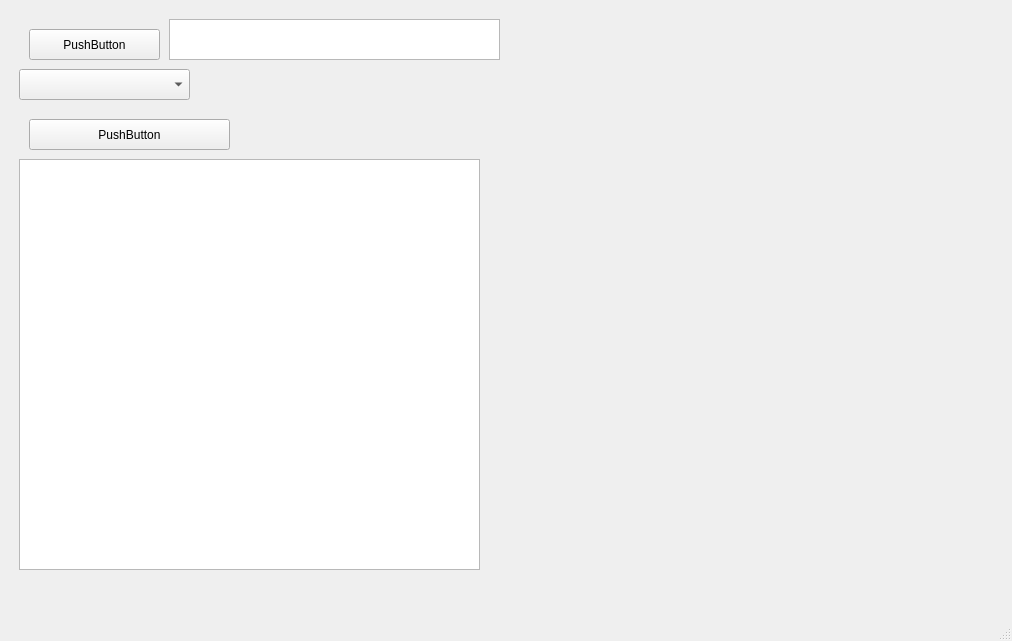
<?xml version="1.0" encoding="UTF-8"?>
<ui version="4.0">
 <class>MainWindow</class>
 <widget class="QMainWindow" name="MainWindow">
  <property name="geometry">
   <rect>
    <x>0</x>
    <y>0</y>
    <width>1012</width>
    <height>641</height>
   </rect>
  </property>
  <property name="windowTitle">
   <string>MainWindow</string>
  </property>
  <widget class="QWidget" name="centralwidget">
   <layout class="QHBoxLayout" name="horizontalLayout_2">
    <item>
     <widget class="QWidget" name="widget_2" native="true">
      <widget class="QTextBrowser" name="textBrowser_2">
       <property name="geometry">
        <rect>
         <x>10</x>
         <y>150</y>
         <width>461</width>
         <height>411</height>
        </rect>
       </property>
      </widget>
      <widget class="QPushButton" name="DrawGraph">
       <property name="geometry">
        <rect>
         <x>20</x>
         <y>110</y>
         <width>201</width>
         <height>31</height>
        </rect>
       </property>
       <property name="text">
        <string>PushButton</string>
       </property>
      </widget>
      <widget class="QComboBox" name="comboBox">
       <property name="geometry">
        <rect>
         <x>10</x>
         <y>60</y>
         <width>171</width>
         <height>31</height>
        </rect>
       </property>
      </widget>
      <widget class="QTextBrowser" name="FilePath">
       <property name="geometry">
        <rect>
         <x>160</x>
         <y>10</y>
         <width>331</width>
         <height>41</height>
        </rect>
       </property>
      </widget>
      <widget class="QPushButton" name="OpenFileButton">
       <property name="geometry">
        <rect>
         <x>20</x>
         <y>20</y>
         <width>131</width>
         <height>31</height>
        </rect>
       </property>
       <property name="text">
        <string>PushButton</string>
       </property>
      </widget>
     </widget>
    </item>
    <item>
     <layout class="QHBoxLayout" name="horizontalLayout">
      <item>
       <widget class="QCustomPlot" name="widget" native="true"/>
      </item>
     </layout>
    </item>
   </layout>
  </widget>
  <widget class="QMenuBar" name="menubar">
   <property name="geometry">
    <rect>
     <x>0</x>
     <y>0</y>
     <width>1012</width>
     <height>25</height>
    </rect>
   </property>
  </widget>
  <widget class="QStatusBar" name="statusbar"/>
 </widget>
 <customwidgets>
  <customwidget>
   <class>QCustomPlot</class>
   <extends>QWidget</extends>
   <header>qcustomplot.h</header>
   <container>1</container>
  </customwidget>
 </customwidgets>
 <resources/>
 <connections/>
</ui>
